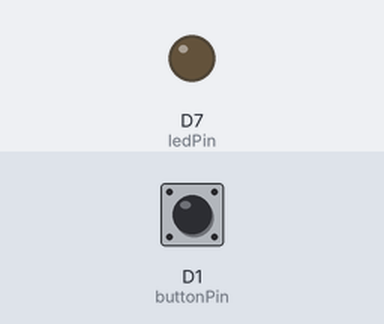
Bench run of a sketch on a simulated ESP8266 (NodeMCU). On the bench: output pins drawn as LEDs (lit = HIGH). Inputs (shaded band) come from the test bench; at power-on: D1 (buttonPin) HIGH.

Above: at 1.2 s.
1.3 s: D1 (buttonPin) pulled LOW for 0.15 s
At 1.37 s:
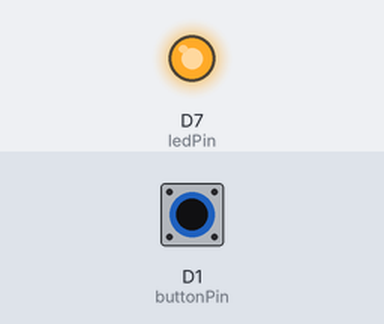
2.9 s: D1 (buttonPin) pulled LOW for 3.2 s
At 6.5 s:
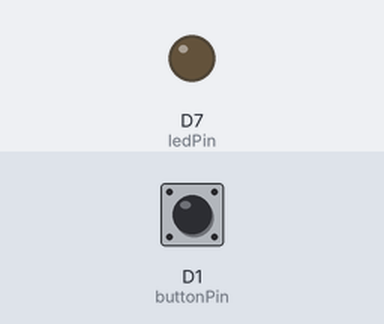
Timing chart, 0 to 8.0 s (numbered marks = the images above; inputs shaded):
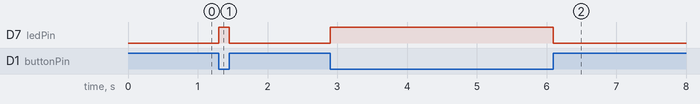

The sketch:

pullup.ino
```cpp
const int buttonPin = D1;
const int ledPin = D7;

void setup() {
  pinMode(buttonPin, INPUT_PULLUP);
  pinMode(ledPin, OUTPUT);
}

void loop() {
  if (digitalRead(buttonPin) == LOW)
  {
    digitalWrite(ledPin, HIGH);
  }
  else {
    digitalWrite(ledPin, LOW);
  }
}
```

Measured:
- after the input at 1.3 s, D7 (ledPin): LOW → HIGH at once, → LOW 0.15 s later
- after the input at 2.9 s, D7 (ledPin): LOW → HIGH at once, → LOW 3.2 s later
